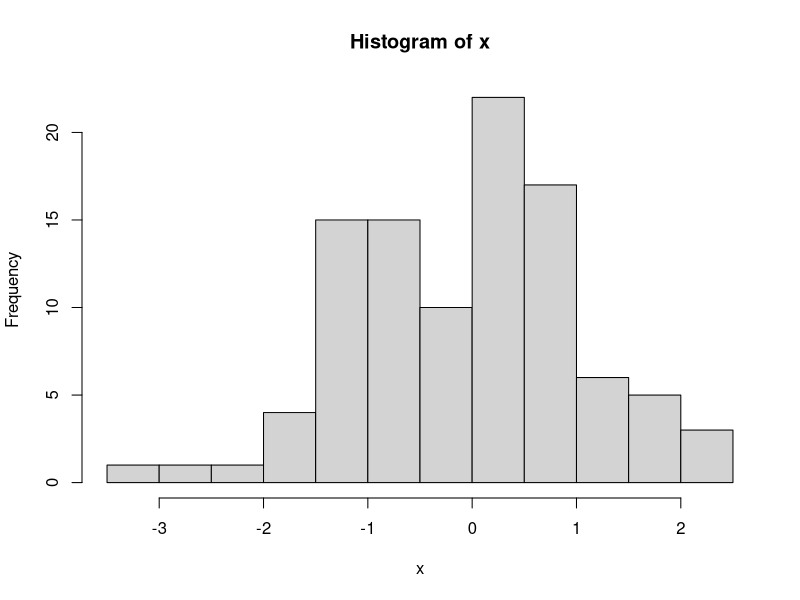
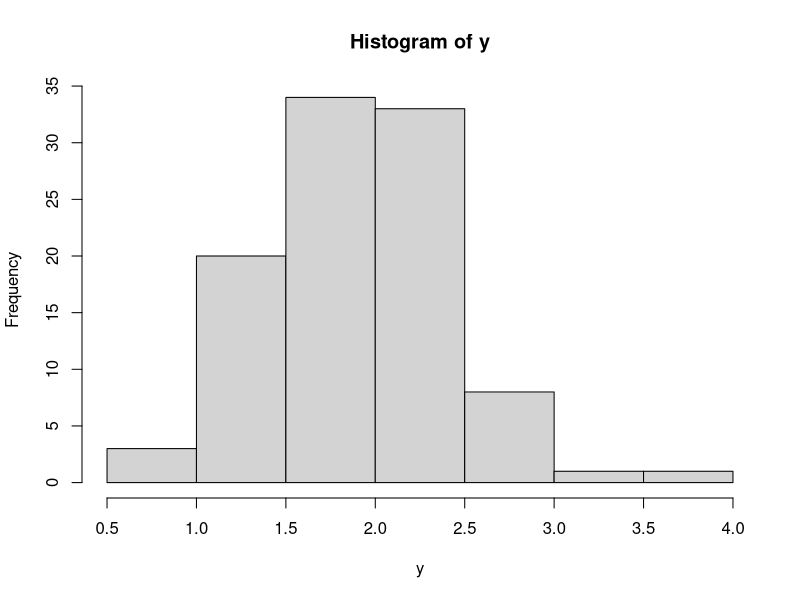

Write R code to recreate these figures, in order.
## ---- chunk 1
knitr::opts_chunk$set(echo = TRUE)
## ---- chunk 2
x = rnorm(n = 100, mean = 0, sd = 1)   # N(0,1)
y = rnorm(n = 100, mean = 2, sd = 0.5) # N(2, 0.5)
## ---- chunk 3
summary(x)
summary(y)
## ---- chunk 4
hist(x)
## ---- chunk 5
hist(y)
## ---- chunk 6
summ.x = summary(x)
summ.y = summary(y)
names(summ.x) # Figure out variable names for indexing
